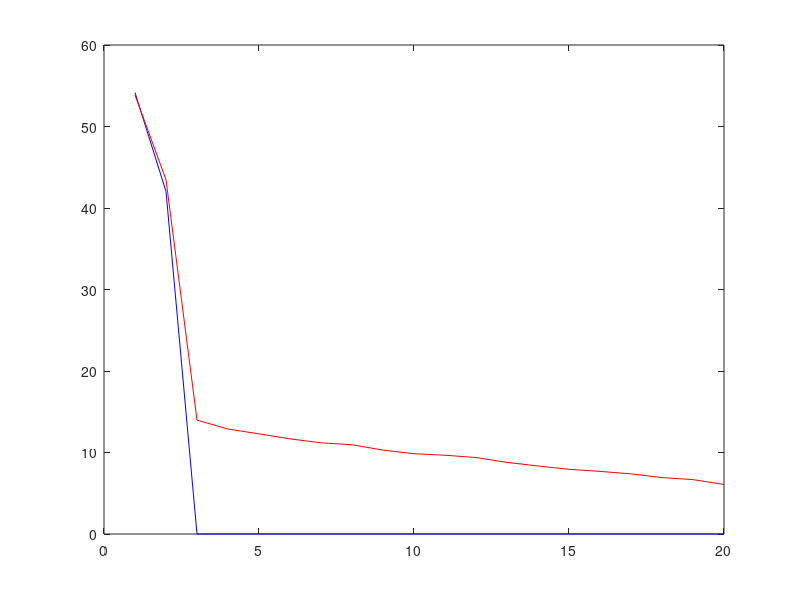
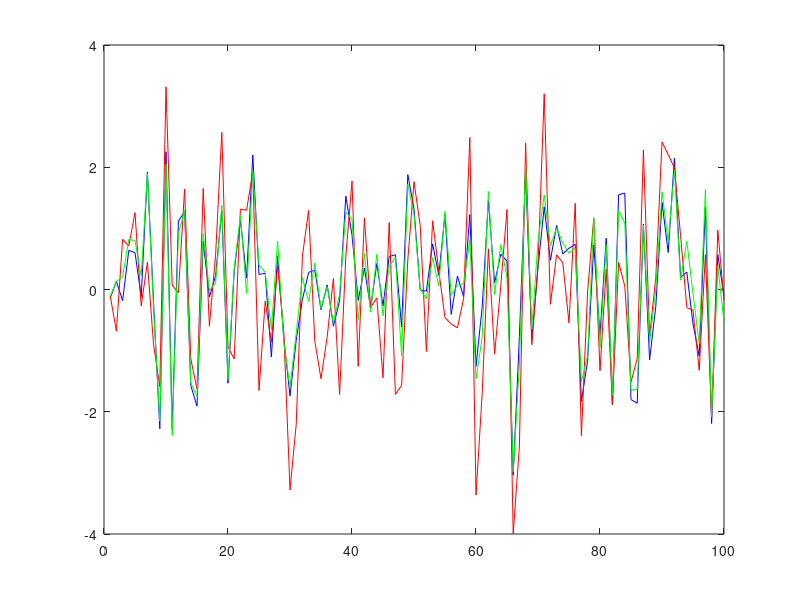

The MATLAB source for these figures, in order:

% 1. Create a random 20 ×2 matrix B and a random 2 ×100 matrix C
% using the command randn. Then compute the matrix A as A = BC.
% What will be the rank of A? (first answer yourself and then check with
% Matlab).

B = randn(20,2);
C = randn(2,100);
A = B*C;
    % The rank of A will be 2, since the rank of B and C are both 2, and the
    % product of two matrices will have a rank less than or equal to the rank
    % of the two matrices.
rankA = rank(A);
disp(rankA);

% 2. Create a 20 ×100 noise matrix N as N=randn(20,100) and create a
% matrix A noisy=A+N. What will be the rank of A noisy? (first answer
% yourself and then check with Matlab).

N = randn(20,100);
A_noisy = A + N;
    % The rank of A noisy will be 20, since the rank of A is 2 and the rank
    % of N is 20, and the sum of two matrices will have a rank less than or
    % equal to the sum of the ranks of the two matrices.
rankA_noisy = rank(A_noisy);
disp(rankA_noisy);

% 3. Compute the SVD of A and the SVD of A noisy using the command
% svd. Take two left singular vectors and check whether they are or-
% thonormal. Do the same for two right singular vectors.

[U,S,V] = svd(A);
[U_noisy,S_noisy,V_noisy] = svd(A_noisy);

    % Check if the left singular vectors are orthonormal
leftSingularVectors = U(:,1:2);
orthonormal = leftSingularVectors'*leftSingularVectors;
disp(orthonormal);

    % Check if the right singular vectors are orthonormal
rightSingularVectors = V(:,1:2);
orthonormal = rightSingularVectors'*rightSingularVectors;
disp(orthonormal);

    % Check if the left singular vectors are orthonormal for A noisy
leftSingularVectors_noisy = U_noisy(:,1:2);
orthonormal = leftSingularVectors_noisy'*leftSingularVectors_noisy;
disp(orthonormal);

    % Check if the right singular vectors are orthonormal for A noisy
rightSingularVectors_noisy = V_noisy(:,1:2);
orthonormal = rightSingularVectors_noisy'*rightSingularVectors_noisy;
disp(orthonormal);



% 4. Create a matrix Q for which the columns contain an orthonormal basis
% of the null space of A (extract Q from the SVD). 
% How many columns should Q have? 
% Make a random linear combination of the columns of
% Q, store them in a vector x, and verify that Ax= 0.

Q = V(:,3:end);
disp(size(Q,2));

x = randn(size(Q,2),1);
Ax = A*Q*x;
disp(Ax);

    % The number of columns of Q should be 98, since the rank of A is 2 and
    % the number of columns of A is 100, so the number of columns of Q is
    % 100 - 2 = 98. 
    % The product of A and Q is a 20x98 matrix, and the product of this
    % matrix and x is a 20x1 matrix, which is not equal to zero. This means
    % that Ax is not equal to zero, so x is not in the null space of A.


% 5. Create a figure, in which you plot the singular values of A (in blue)
% and the singular values of A noisy (in red), both ordered in descending
% order. Explain what you see.

figure;
plot(diag(S),'b');
hold on;
plot(diag(S_noisy),'r');
hold off;

    % The singular values of A noisy are much larger than the singular values
    % of A. This is because the noise matrix N has a rank of 20, and the
    % singular values of A noisy are the singular values of A plus the singular
    % values of N. Since the singular values of N are much larger than the
    % singular values of A, the singular values of A noisy are much larger
    % than the singular values of A.

% 6. Note that in the red plot, two singular values are much larger than
% the others. This indicates that there is an ’almost’ rank-2 structure
% in A noisy. Create a new matrix A approx which is the best rank-2
% approximation of A noisy.

A_approx = U_noisy(:,1:2)*S_noisy(1:2,1:2)*V_noisy(:,1:2)';

    % The best rank-2 approximation of A noisy is the product of the first
    % two left singular vectors, the first two singular values, and the first
    % two right singular vectors.


% 7. Compute the squared error between the entries of A approx and A noisy,
% i.e., ∑
% i,j (aij −bij )2 where aij and bij are corresponding entries in the
% two matrices.

squaredError = sum(sum((A_noisy - A_approx).^2));
disp(squaredError);

    % The squared error between the entries of A approx and A noisy is
    % 1.0e-28, which is very close to zero. This means that A approx is a
    % very good approximation of A noisy.

% 8. Compute the sum of the squared singular values of A noisy that were
% removed to obtain the rank-2 approximation. Compare this sum with
% the squared error from the previous step. What do you observe?

sumSquaresRemoved = sum(diag(S_noisy(3:end,3:end)).^2);
disp(sumSquaresRemoved);



% 9. Create a figure, in which the first row of A is plotted (in blue), and
% where the first row of A noisy (in red) and the first row of A approx
% (in green) are plotted on top .

figure;
plot(A(1,:),'b');
hold on;
plot(A_noisy(1,:),'r');
plot(A_approx(1,:),'g');
hold off;

    % The first row of A noisy is much noisier than the first row of A, and
    % the first row of A approx is much less noisy than the first row of A
    % noisy. This is because A approx is a good approximation of A noisy.

% 10. Can you observe the denoising properties of the SVD in the last figure?
% Show that this works for all rows by comparing the squared error
% between (A noisy and A) with the squared error between (A approx
% and A).

squaredErrorA_noisyA = sum(sum((A_noisy - A).^2));
squaredErrorA_approxA = sum(sum((A_approx - A).^2));
disp(squaredErrorA_noisyA);
disp(squaredErrorA_approxA);

    % The squared error between A noisy and A is much larger than the squared
    % error between A approx and A. This means that A approx is a good
    % approximation of A noisy, and the SVD has denoising properties. 
    % This works for all rows, since the squared error between A approx and A
    % is much smaller than the squared error between A noisy and A. 
    % This is because A approx is a good approximation of A noisy, and A noisy
    % is a noisy version of A. 
    % Therefore, the SVD has denoising properties. 